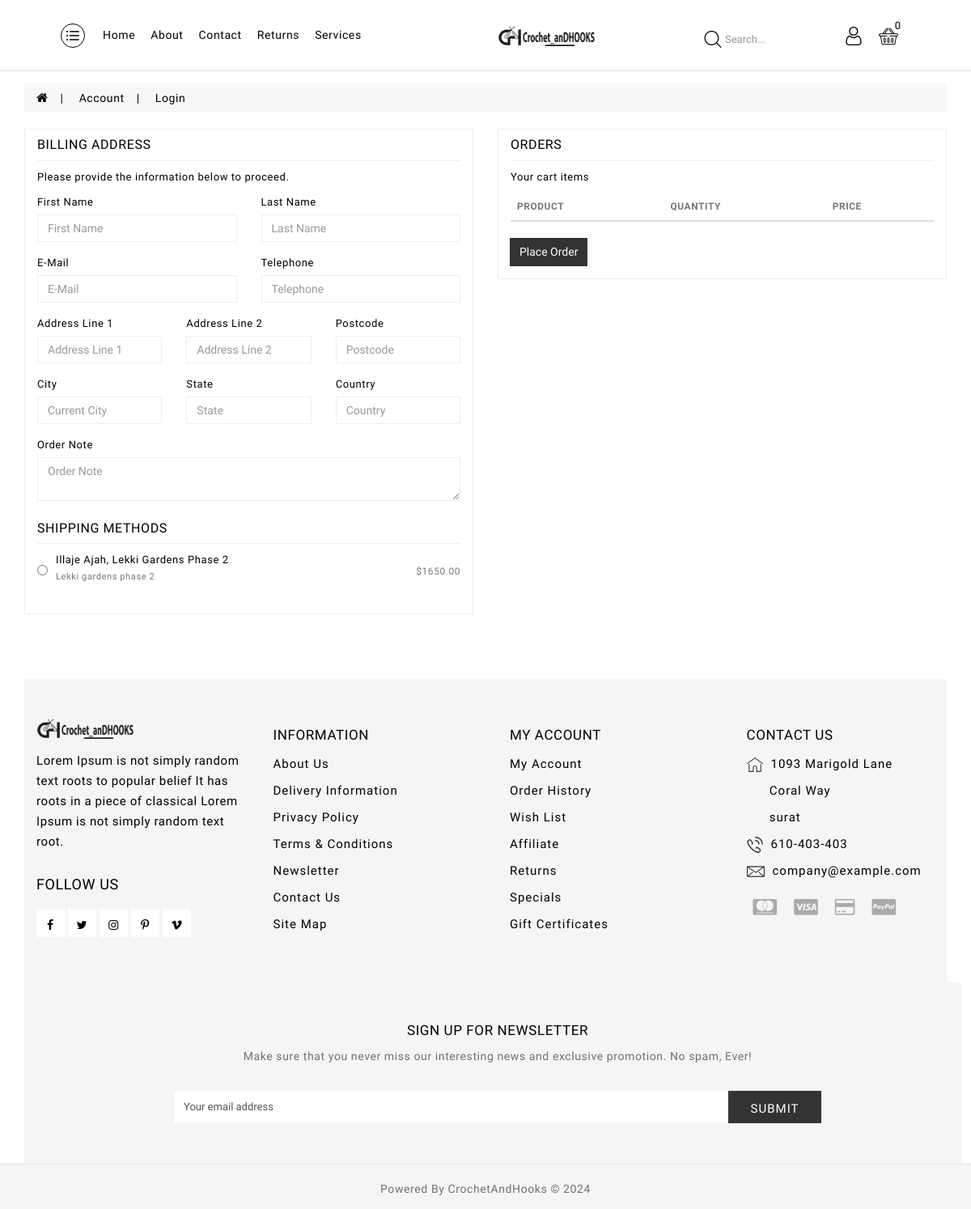
The app's page /cart/checkout/ (signed in) with its own data.
### orders/models.py (models this page shows)
class ShippingMethod(models.Model):
    method_name = models.CharField(max_length=255)
    description = models.TextField(blank=True)
    price = models.DecimalField(max_digits=9, decimal_places=2, blank=True, default=0)
    is_available = models.BooleanField(default=True)
    created_at = models.DateTimeField(auto_now_add = True)
    updated_at = models.DateTimeField(auto_now=True)
    def __str__(self):
        return self.method_name

### cart/views.py (the view)
# urls.py: path('checkout/', views.checkout, name='checkout')
@login_required(login_url='login')
def checkout(request, total=0, quantity=0, cart_items = None):
    try:
        shipping_methods = ShippingMethod.objects.all()
        print(shipping_methods)
        tax = 0
        grand_total = 0
        if request.user.is_authenticated: # 261b
            cart_items = CartItem.objects.filter(user=request.user, is_active = True)
        else:
            cart = Cart.objects.get(cart_id = _cart_id(request))
            cart_items = CartItem.objects.filter(cart=cart, is_active = True)
        for cart_item in cart_items:
            total += (cart_item.product.price * cart_item.quantity)
            quantity += cart_item.quantity
        tax = (0 * total)/100
        grand_total = total + tax
    except ObjectDoesNotExist:
        pass
    context = {
        'total' : total,
        'quantity' : quantity,
        'cart_items' : cart_items,
        'tax' : tax,
        'grand_total' : grand_total,
        'shipping_methods' : shipping_methods
    }
    return render(request, 'store/checkout.html', context)

### cart/context_processor.py (called while the page is built)
def counter(request):
    cart_count = 0
    if 'admin' in request.path:
        return {}
    else:
        try:
            cart =Cart.objects.filter(cart_id = _cart_id(request))
            if request.user.is_authenticated:
                cart_items = CartItem.objects.all().filter(user=request.user) # 244b
            else:
                cart_items = CartItem.objects.all().filter(cart = cart[:1])
            for cart_item in cart_items:
                cart_count += cart_item.quantity
        except Cart.DoesNotExist:
            cart_count = 0
    return dict(cart_count = cart_count)

### cart/views.py (called while the page is built)
def _cart_id(request):
    cart = request.session.session_key
    if not cart:
        cart = request.session.create()
    return cart

### category/context_processors.py (called while the page is built)
def menu_links(request):
    links = Category.objects.all()
    return dict(links = links)

### category/models.py (called while the page is built)
    def get_url(self):
        return reverse('products_by_category', args=[self.slug])

### templates/store/checkout.html (shortened to what this page needs)
{% extends 'base.html' %}
{% load static %}
{% block content %}
<div class="breadbg">
    <div class="container">
      <div class="row">
        <ul class="breadcrumb">    <li><a href="index.php-33.html?route=common/home"><i class="fa fa-home"></i></a></li>    <li><a href="index.php-39.html?route=account/account">Account</a></li>    <li><a href="index.php-39.html?route=account/login">Login</a></li>    </ul>
    </div>
  </div>
  </div>
  <div id="account-login" class="container acpage">  <div class="row">
      <div id="content" class="col-sm-12 col-md-12 col-xs-12 colright">
        <div class="row">
          <div class="col-sm-12 col-md-6 col-lg-6 col-xs-12">
            <div class="well">
              <h1>Billing Address</h1>
              <p><strong>Please provide the information below to proceed.</strong></p>
              <form action="{% url 'place_order' %}" method="post">
                <div class="row">
                    <div class="col-xs-12 col-sm-12 col-md-6 col-lg-6 col-xl-6 form-group">
                        <label class="control-label" for="input-name">First Name</label>
                        <input type="text" name="first_name" value="" placeholder="First Name" id="input-name" class="form-control">
                    </div>
                    <div class="col-xs-12 col-sm-12 col-md-6 col-lg-6 col-xl-6 form-group">
                        <label class="control-label" for="input-name">Last Name</label>
                        <input type="text" name="last_name" value="" placeholder="Last Name" id="input-name" class="form-control">
                    </div>
                </div>
                <div class="row">
                    <div class="col-xs-12 col-sm-12 col-md-6 col-lg-6 col-xl-6 form-group">
                        <label class="control-label" for="input-email">E-Mail</label>
                        <input type="email" name="email" value="" placeholder="E-Mail" id="input-email" class="form-control">
                    </div>
                    <div class="col-xs-12 col-sm-12 col-md-6 col-lg-6 col-xl-6 form-group">
                        <label class="control-label" for="input-telephone">Telephone</label>
                        <input type="tel" name="phone" value="" placeholder="Telephone" id="input-telephone" class="form-control">
                    </div>
                </div>
                <div class="row">
                    <div class="col-xs-12 col-sm-12 col-md-4 col-lg-4 col-xl-4 form-group">
                        <label class="control-label" for="input-address">Address Line 1</label>
                        <input type="text" name="address_line_1" value="" placeholder="Address Line 1" id="input-address" class="form-control">
                    </div>
                    <div class="col-xs-12 col-sm-12 col-md-4 col-lg-4 col-xl-4 form-group">
                        <label class="control-label" for="input-address">Address Line 2</label>
                        <input type="text" name="address_line_2" value="" placeholder="Address Line 2" id="input-address" class="form-control">
                    </div>
                    <div class="col-xs-12 col-sm-12 col-md-4 col-lg-4 col-xl-4 form-group">
                        <label class="control-label" for="input-postcode">Postcode</label>
                        <input type="text" name="postcode" value="" placeholder="Postcode" id="input-postcode" class="form-control">
                    </div>
                </div>
                <div class="row">
                    <div class="col-xs-12 col-sm-12 col-md-4 col-lg-4 col-xl-4 form-group">
                        <label class="control-label" for="input-city">City</label>
                        <input type="text" name="city" value="" placeholder="Current City" id="input-city" class="form-control">
                    </div>
                    <div class="col-xs-12 col-sm-12 col-md-4 col-lg-4 col-xl-4 form-group">
                        <label class="control-label" for="input-state">State</label>
                        <input type="text" name="state" value="" placeholder="State" id="input-state" class="form-control">
                    </div>
                    <div class="col-xs-12 col-sm-12 col-md-4 col-lg-4 col-xl-4 form-group">
                        <label class="control-label" for="input-country">Country</label>
                        <input type="text" name="country" value="" placeholder="Country" id="input-country" class="form-control">
                    </div>
                </div>
                <div class="row">
                    <div class="col-xs-12 col-sm-12 col-md-12 col-lg-12 col-xl-12 form-group">
                        <label class="control-label" for="input-note">Order Note</label>
                        <textarea type="text" name="order_note" placeholder="Order Note" id="input-order" rows="2" class="form-control"></textarea>
                    </div>
                </div>
                <h1>Shipping Methods</h1>
                    <div class="form-group">
                        {% for method in shipping_methods %}
                            <div class=" mb-3" style="display: flex !important; text-align: start; align-items:center; justify-content: space-between;">
                                <div class="" style="display: flex !important; align-items:center; gap:10px">
                                    <div class="align-items-start">
                                        <input type="radio" id="shipping_method_{{ method.id }}" name="shipping_method" value="{{ method.id }}" selected>
                                    </div>
                                    <div class="">
                                        <label for="shipping_method_{{ method.id }}" class="mb-0">
                                            <strong>{{ method.method_name }}</strong> <br>
                                            <small class="text-muted">{{ method.description }}</small>
                                        </label>
                                    </div>
                                </div>
                                <div class="" style="text-align: right;">
                                    <small class="text-muted">${{ method.price }}</small>
                                </div>
                            </div>
                        {% endfor %}
                    </div>
            </div>
          </div>
          <div class="col-sm-12 col-md-6 col-lg-6 col-xs-12">
              <div class="well">
                <h1>Orders</h1>
                <p><strong>Your cart items</strong></p>
                <div class="table-responsive">
                    <table class="table table-borderless">
                        <thead class="text-muted">
                            <tr class="small text-uppercase">
                              <th colspan="2">Product</th>
                              <th>Quantity</th>
                              <th>Price</th>
                            </tr>
                            </thead>
                    </table>
                  </div>
                  <input type="submit" value="Place Order" class="btn btn-primary">
          </div>
        </div>
        </div>
       </div>
  </div>
{% endblock %}

### static/catalog/view/javascript/eptheme/blog/lightbox.css (style rules this page uses)
body:after { content:url(../../../theme/fashpad/image/lightbox/close.png) url(../../../theme/fashpad/image/lightbox/loading.gif) url(../../../theme/fashpad/image/lightbox/prev.png) url(../../../theme/fashpad/image/lightbox/next.png); display: none; }

### records on screen
ShippingMethod: method_name "Illaje Ajah, Lekki Gardens Phase 2", description "Lekki gardens phase 2", price "1650.00"

### other values on screen
{{ cart_count }} "0"
